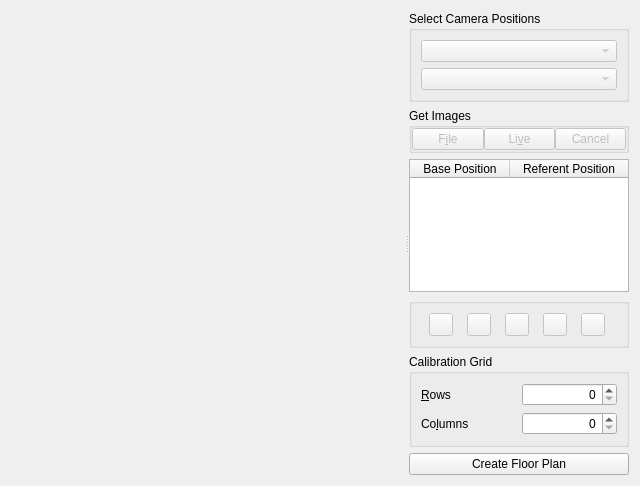
<?xml version="1.0" encoding="UTF-8"?>
<ui version="4.0">
 <class>CreateFloorPlanWidget</class>
 <widget class="QWidget" name="CreateFloorPlanWidget">
  <property name="geometry">
   <rect>
    <x>0</x>
    <y>0</y>
    <width>640</width>
    <height>486</height>
   </rect>
  </property>
  <property name="windowTitle">
   <string>Form</string>
  </property>
  <layout class="QHBoxLayout" name="horizontalLayout_99_0">
   <item>
    <widget class="QSplitter" name="splitter">
     <property name="orientation">
      <enum>Qt::Horizontal</enum>
     </property>
     <widget class="QFrame" name="frame_1">
      <property name="sizePolicy">
       <sizepolicy hsizetype="MinimumExpanding" vsizetype="MinimumExpanding">
        <horstretch>100</horstretch>
        <verstretch>100</verstretch>
       </sizepolicy>
      </property>
      <property name="minimumSize">
       <size>
        <width>160</width>
        <height>0</height>
       </size>
      </property>
      <property name="frameShape">
       <enum>QFrame::NoFrame</enum>
      </property>
      <property name="frameShadow">
       <enum>QFrame::Plain</enum>
      </property>
      <property name="lineWidth">
       <number>0</number>
      </property>
      <layout class="QHBoxLayout" name="horizontalLayout_99_1">
       <item>
        <widget class="ImageView" name="m_liveView1" native="true">
         <property name="sizePolicy">
          <sizepolicy hsizetype="MinimumExpanding" vsizetype="MinimumExpanding">
           <horstretch>100</horstretch>
           <verstretch>100</verstretch>
          </sizepolicy>
         </property>
        </widget>
       </item>
       <item>
        <widget class="ImageView" name="m_liveView2" native="true">
         <property name="sizePolicy">
          <sizepolicy hsizetype="MinimumExpanding" vsizetype="MinimumExpanding">
           <horstretch>100</horstretch>
           <verstretch>100</verstretch>
          </sizepolicy>
         </property>
        </widget>
       </item>
      </layout>
     </widget>
     <widget class="QFrame" name="frame_2">
      <property name="sizePolicy">
       <sizepolicy hsizetype="Preferred" vsizetype="Preferred">
        <horstretch>1</horstretch>
        <verstretch>0</verstretch>
       </sizepolicy>
      </property>
      <property name="minimumSize">
       <size>
        <width>220</width>
        <height>0</height>
       </size>
      </property>
      <property name="frameShape">
       <enum>QFrame::NoFrame</enum>
      </property>
      <property name="frameShadow">
       <enum>QFrame::Plain</enum>
      </property>
      <property name="lineWidth">
       <number>0</number>
      </property>
      <layout class="QVBoxLayout" name="verticalLayout">
       <property name="margin">
        <number>0</number>
       </property>
       <item>
        <widget class="QGroupBox" name="m_camPosGroup">
         <property name="title">
          <string>Select Camera Positions</string>
         </property>
         <layout class="QGridLayout" name="gridLayout_2">
          <property name="leftMargin">
           <number>9</number>
          </property>
          <property name="horizontalSpacing">
           <number>6</number>
          </property>
          <item row="2" column="0">
           <widget class="QComboBox" name="m_camera2Combo">
            <property name="enabled">
             <bool>false</bool>
            </property>
            <property name="sizePolicy">
             <sizepolicy hsizetype="MinimumExpanding" vsizetype="Fixed">
              <horstretch>100</horstretch>
              <verstretch>0</verstretch>
             </sizepolicy>
            </property>
           </widget>
          </item>
          <item row="1" column="0">
           <widget class="QComboBox" name="m_camera1Combo">
            <property name="enabled">
             <bool>false</bool>
            </property>
            <property name="sizePolicy">
             <sizepolicy hsizetype="MinimumExpanding" vsizetype="Fixed">
              <horstretch>100</horstretch>
              <verstretch>0</verstretch>
             </sizepolicy>
            </property>
           </widget>
          </item>
         </layout>
        </widget>
       </item>
       <item>
        <widget class="QGroupBox" name="m_addImageGroupBox">
         <property name="title">
          <string>Get Images</string>
         </property>
         <property name="flat">
          <bool>false</bool>
         </property>
         <layout class="QHBoxLayout" name="horizontalLayout_4">
          <property name="spacing">
           <number>0</number>
          </property>
          <property name="margin">
           <number>0</number>
          </property>
          <item>
           <widget class="QPushButton" name="m_getImageFromFileBtn">
            <property name="enabled">
             <bool>false</bool>
            </property>
            <property name="sizePolicy">
             <sizepolicy hsizetype="Preferred" vsizetype="Fixed">
              <horstretch>0</horstretch>
              <verstretch>0</verstretch>
             </sizepolicy>
            </property>
            <property name="text">
             <string>F&amp;ile</string>
            </property>
           </widget>
          </item>
          <item>
           <spacer name="horizontalSpacer_2">
            <property name="orientation">
             <enum>Qt::Horizontal</enum>
            </property>
            <property name="sizeType">
             <enum>QSizePolicy::Expanding</enum>
            </property>
            <property name="sizeHint" stdset="0">
             <size>
              <width>5</width>
              <height>20</height>
             </size>
            </property>
           </spacer>
          </item>
          <item>
           <widget class="QPushButton" name="m_captureLiveBtn">
            <property name="enabled">
             <bool>false</bool>
            </property>
            <property name="sizePolicy">
             <sizepolicy hsizetype="Preferred" vsizetype="Fixed">
              <horstretch>0</horstretch>
              <verstretch>0</verstretch>
             </sizepolicy>
            </property>
            <property name="text">
             <string>Li&amp;ve</string>
            </property>
           </widget>
          </item>
          <item>
           <spacer name="horizontalSpacer_3">
            <property name="orientation">
             <enum>Qt::Horizontal</enum>
            </property>
            <property name="sizeType">
             <enum>QSizePolicy::Expanding</enum>
            </property>
            <property name="sizeHint" stdset="0">
             <size>
              <width>5</width>
              <height>20</height>
             </size>
            </property>
           </spacer>
          </item>
          <item>
           <widget class="QPushButton" name="m_captureCancelBtn">
            <property name="enabled">
             <bool>false</bool>
            </property>
            <property name="sizePolicy">
             <sizepolicy hsizetype="Preferred" vsizetype="Fixed">
              <horstretch>0</horstretch>
              <verstretch>0</verstretch>
             </sizepolicy>
            </property>
            <property name="text">
             <string>Cancel</string>
            </property>
           </widget>
          </item>
         </layout>
        </widget>
       </item>
       <item>
        <widget class="QTableWidget" name="m_mappingsTable">
         <property name="sizePolicy">
          <sizepolicy hsizetype="Expanding" vsizetype="Expanding">
           <horstretch>0</horstretch>
           <verstretch>0</verstretch>
          </sizepolicy>
         </property>
         <property name="minimumSize">
          <size>
           <width>100</width>
           <height>0</height>
          </size>
         </property>
         <property name="editTriggers">
          <set>QAbstractItemView::NoEditTriggers</set>
         </property>
         <property name="alternatingRowColors">
          <bool>true</bool>
         </property>
         <property name="selectionMode">
          <enum>QAbstractItemView::SingleSelection</enum>
         </property>
         <property name="selectionBehavior">
          <enum>QAbstractItemView::SelectRows</enum>
         </property>
         <property name="showGrid">
          <bool>true</bool>
         </property>
         <property name="cornerButtonEnabled">
          <bool>true</bool>
         </property>
         <attribute name="horizontalHeaderStretchLastSection">
          <bool>true</bool>
         </attribute>
         <attribute name="verticalHeaderVisible">
          <bool>false</bool>
         </attribute>
         <attribute name="verticalHeaderHighlightSections">
          <bool>true</bool>
         </attribute>
         <column>
          <property name="text">
           <string>Base Position</string>
          </property>
         </column>
         <column>
          <property name="text">
           <string>Referent Position</string>
          </property>
         </column>
        </widget>
       </item>
       <item>
        <widget class="QGroupBox" name="m_toolBox">
         <property name="sizePolicy">
          <sizepolicy hsizetype="Preferred" vsizetype="Preferred">
           <horstretch>1</horstretch>
           <verstretch>0</verstretch>
          </sizepolicy>
         </property>
         <property name="title">
          <string/>
         </property>
         <layout class="QHBoxLayout" name="toolLayout">
          <item>
           <widget class="QToolButton" name="m_rotateBtn">
            <property name="enabled">
             <bool>false</bool>
            </property>
            <property name="toolTip">
             <string>Rotate referent</string>
            </property>
            <property name="text">
             <string/>
            </property>
            <property name="icon">
             <iconset resource="../../../res/resources.qrc">
              <normaloff>:/flip.png</normaloff>:/flip.png</iconset>
            </property>
           </widget>
          </item>
          <item>
           <widget class="QToolButton" name="m_matchBtn">
            <property name="enabled">
             <bool>false</bool>
            </property>
            <property name="toolTip">
             <string>Match image pair</string>
            </property>
            <property name="text">
             <string/>
            </property>
            <property name="icon">
             <iconset resource="../../../res/resources.qrc">
              <normaloff>:/match.png</normaloff>:/match.png</iconset>
            </property>
           </widget>
          </item>
          <item>
           <widget class="QToolButton" name="m_stitchBtn">
            <property name="enabled">
             <bool>false</bool>
            </property>
            <property name="toolTip">
             <string>Stitch image pair</string>
            </property>
            <property name="text">
             <string/>
            </property>
            <property name="icon">
             <iconset resource="../../../res/resources.qrc">
              <normaloff>:/stitch.png</normaloff>:/stitch.png</iconset>
            </property>
           </widget>
          </item>
          <item>
           <widget class="QToolButton" name="m_saveBtn">
            <property name="enabled">
             <bool>false</bool>
            </property>
            <property name="toolTip">
             <string>Save mapping</string>
            </property>
            <property name="text">
             <string/>
            </property>
            <property name="icon">
             <iconset resource="../../../res/resources.qrc">
              <normaloff>:/apply.png</normaloff>:/apply.png</iconset>
            </property>
           </widget>
          </item>
          <item>
           <widget class="QToolButton" name="m_cancelBtn">
            <property name="enabled">
             <bool>false</bool>
            </property>
            <property name="toolTip">
             <string>Cancel edits</string>
            </property>
            <property name="text">
             <string/>
            </property>
            <property name="icon">
             <iconset resource="../../../res/resources.qrc">
              <normaloff>:/clear.png</normaloff>:/clear.png</iconset>
            </property>
           </widget>
          </item>
         </layout>
        </widget>
       </item>
       <item>
        <widget class="QGroupBox" name="groupBox">
         <property name="title">
          <string>Calibration Grid</string>
         </property>
         <layout class="QGridLayout" name="gridLayout">
          <property name="leftMargin">
           <number>9</number>
          </property>
          <property name="horizontalSpacing">
           <number>6</number>
          </property>
          <item row="0" column="0">
           <widget class="QLabel" name="label_3">
            <property name="text">
             <string>&amp;Rows</string>
            </property>
            <property name="buddy">
             <cstring>m_gridRowsSpinBox</cstring>
            </property>
           </widget>
          </item>
          <item row="0" column="1">
           <widget class="QSpinBox" name="m_gridRowsSpinBox">
            <property name="alignment">
             <set>Qt::AlignRight|Qt::AlignTrailing|Qt::AlignVCenter</set>
            </property>
            <property name="minimum">
             <number>0</number>
            </property>
            <property name="maximum">
             <number>99</number>
            </property>
           </widget>
          </item>
          <item row="1" column="0">
           <widget class="QLabel" name="label_4">
            <property name="text">
             <string>Co&amp;lumns</string>
            </property>
            <property name="buddy">
             <cstring>m_gridColumnsSpinBox</cstring>
            </property>
           </widget>
          </item>
          <item row="1" column="1">
           <widget class="QSpinBox" name="m_gridColumnsSpinBox">
            <property name="alignment">
             <set>Qt::AlignRight|Qt::AlignTrailing|Qt::AlignVCenter</set>
            </property>
            <property name="minimum">
             <number>0</number>
            </property>
            <property name="maximum">
             <number>99</number>
            </property>
           </widget>
          </item>
         </layout>
        </widget>
       </item>
       <item>
        <layout class="QHBoxLayout" name="horizontalLayout">
         <item>
          <widget class="QPushButton" name="m_createFloorPlanBtn">
           <property name="enabled">
            <bool>true</bool>
           </property>
           <property name="text">
            <string>Create Floor Plan</string>
           </property>
          </widget>
         </item>
        </layout>
       </item>
      </layout>
     </widget>
    </widget>
   </item>
  </layout>
 </widget>
 <customwidgets>
  <customwidget>
   <class>ImageView</class>
   <extends>QWidget</extends>
   <header>ImageView.h</header>
   <container>1</container>
  </customwidget>
 </customwidgets>
 <resources>
  <include location="../../../res/resources.qrc"/>
 </resources>
 <connections/>
</ui>
